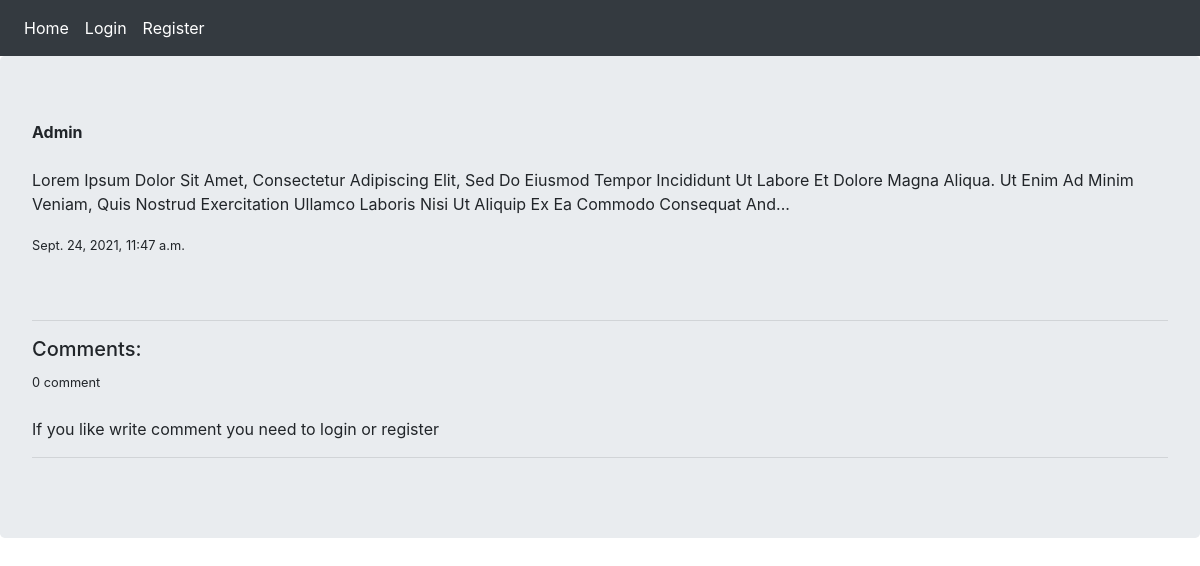
The app's page /post/lorem-ipsum-dolor-si/1/ with its own data.
### post/models.py (models this page shows, shortened)
class Post(models.Model):
    user = models.ForeignKey(User, on_delete=models.CASCADE)
    body = models.TextField(max_length=400)
    slug = models.SlugField(max_length=20)
    created_at = models.DateTimeField(auto_now_add=True)
    updated_at = models.DateTimeField(auto_now=True)
    class Meta:
        ordering = ('created_at',)

### post/views.py (the view)
# urls.py: path('post/<slug:slug>/<int:id>/', views.detail_post, name='detail_post'),
def detail_post(request, slug, id):
    post = get_object_or_404(Post, slug=slug, id=id)
    comments = post.pcomment.all() # == Comment.objects.filter(post=post)
    if request.method == 'POST':
        form = Add_Commen_Add_Reply_Form(request.POST)
        if form.is_valid():
            new_comment = form.save(commit=False)
            new_comment.user = request.user
            new_comment.post = post
            new_comment.save()
            messages.success(request, 'Comment successfully sent')
            return redirect('post:detail_post', slug, id)
    else:
        form = Add_Commen_Add_Reply_Form()
    context = {
    'post': post,
    'comments': comments,
    'form': form,
    }
    return render(request, 'post/detail_post.html', context)

### post/templates/post/detail_post.html (shortened to what this page needs)
{% extends 'base.html' %}
{% block content %}
    <b>{{ post.user|title }}</b><br><br>
    <p>{{ post.body|title }}</p>
    <small>{{ post.created_at }}</small><br><br>
    <br><hr>
    <h5>Comments:</h5>
    <small>{{comments.count}} comment</small><br><br>
    {% if request.user.is_authenticated %}
        <form action="" method="post">
            {% csrf_token %}{{ form.as_p }}
            <input type="submit" value="send" class="btn btn-success">
        </form><br><hr>
    {% else %}
    <p>If you like write comment you need to login or register</p>
    <hr>
    {% endif %}
{% endblock %}

### templates/base.html (shortened to what this page needs)
<!DOCTYPE html>
<html lang="en">
<head>
    <link rel="stylesheet" href="https://cdn.jsdelivr.net/npm/bootstrap@4.5.3/dist/css/bootstrap.min.css">
</head>
<body>
    {% include 'inc/nav.html' %}
    <div class="jumbotron">
    {% block content %}
    {% endblock %}
    </div>
</body>
</html>

### templates/inc/nav.html
<nav class="navbar navbar-expand-lg navbar-dark bg-dark">
    <div class="collapse navbar-collapse" id="navbarNavAltMarkup">
      <div class="navbar-nav">
        <a class="nav-item nav-link active" href="{% url 'post:all_posts' %}">Home</a>
        {% if request.user.is_authenticated %}
        <a class="nav-item nav-link active" href="{% url 'account:logout_user' %}">Logout</a>
        <a class="nav-item nav-link active" href="{% url 'account:user_dashboard' request.user.id %}">{{request.user}} Profile</a>
        {% else %}
        <a class="nav-item nav-link active" href="{% url 'account:login_user' %}">Login</a>
        <a class="nav-item nav-link active" href="{% url 'account:register_user' %}">Register</a>
        {% endif %}
      </div>
    </div>
</nav>

### records on screen
Post: user "Admin", body "Lorem Ipsum Dolor Sit Amet, Consectetur Adipiscing Elit, Sed Do Eiusmod Tempor Incididunt Ut Labore Et Dolore Magna Aliqua. Ut Enim Ad Minim Veniam, Quis Nostrud Exercitation Ullamco Laboris Nisi Ut Aliquip Ex Ea Commodo Consequat And...", created_at "Sept. 24, 2021, 11:47 a.m.", count "0"
